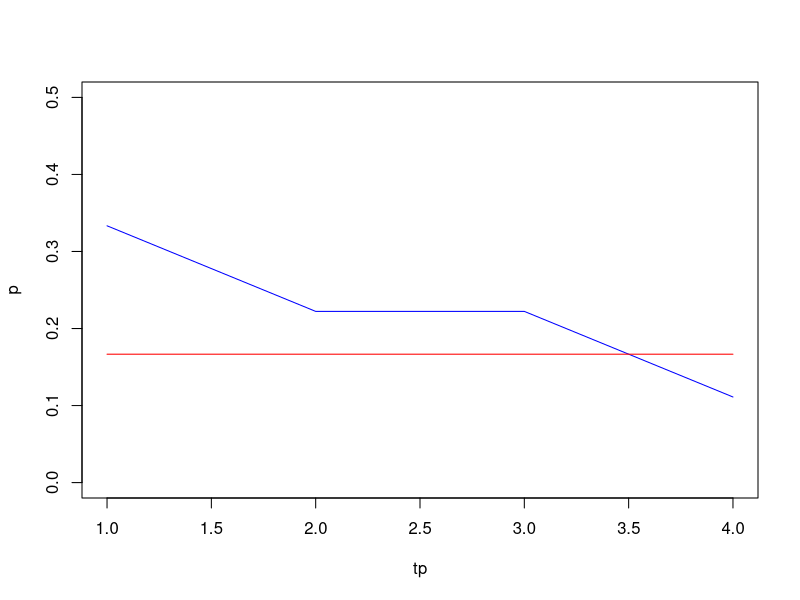

Write the R code that produced this figure.
## ---- chunk 1
knitr::opts_chunk$set(echo = TRUE)
## ---- chunk 2

plot(x=c(1, 2, 3, 4), y=c(1/3, 2/9, 2/9, 1/9), type="l", col="blue", ylim=c(0, 1/2),
     ylab = "p", xlab = "tp")
points(x=c(1, 2,3 , 4), y = c(1/6, 1/6, 1/6, 1/6), type="l", col="red")


